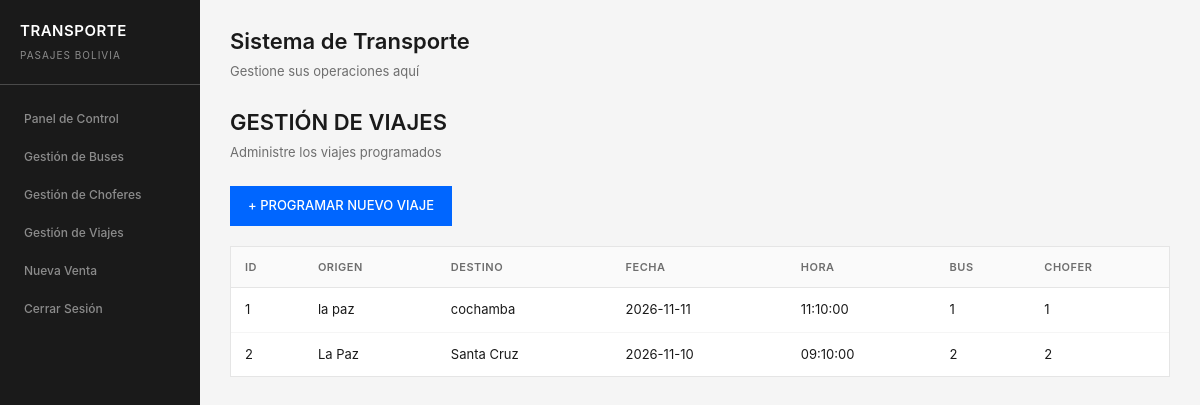
The app's page /viajes/ (signed in) with its own data.
### app/models/viaje.py (models this page shows)
class Viaje(db.Model):
    __tablename__ = 'viajes'
    id_viaje = db.Column(db.Integer, primary_key=True)
    origen = db.Column(db.String(50), nullable=False)
    destino = db.Column(db.String(50), nullable=False)
    fecha_viaje = db.Column(db.Date, nullable=False)
    hora_salida = db.Column(db.Time, nullable=False)
    id_bus = db.Column(db.Integer, db.ForeignKey('buses.id_bus'), nullable=False)
    id_chofer = db.Column(db.Integer, db.ForeignKey('choferes.id_chofer'), nullable=False)
    bus_obj = db.relationship('Bus', foreign_keys=[id_bus])
    chofer_obj = db.relationship('Chofer', foreign_keys=[id_chofer])

### app/routes/viajes.py (the view)
@bp.route('/')
def listar():
    from app.models.viaje import Viaje
    viajes = Viaje.query.order_by(Viaje.fecha_viaje.desc()).all()
    return render_template('viajes/listar.html', viajes=viajes)

### app/templates/viajes/listar.html
{% extends "base.html" %}
{% block content %}
<h1 class="page-title">GESTIÓN DE VIAJES</h1>
<p class="page-subtitle">Administre los viajes programados</p>
<a href="{{ url_for('viajes.crear') }}" class="btn btn-primary" style="width: auto; margin-bottom: 20px;">+ PROGRAMAR NUEVO VIAJE</a>
<div class="card">
    <table class="table">
        <thead>
            <tr>
                <th>ID</th>
                <th>ORIGEN</th>
                <th>DESTINO</th>
                <th>FECHA</th>
                <th>HORA</th>
                <th>BUS</th>
                <th>CHOFER</th>
            </tr>
        </thead>
        <tbody>
            {% for v in viajes %}
            <tr>
                <td>{{ v.id_viaje }}</td>
                <td>{{ v.origen }}</td>
                <td>{{ v.destino }}</td>
                <td>{{ v.fecha_viaje }}</td>
                <td>{{ v.hora_salida }}</td>
                <td>{{ v.id_bus }}</td>
                <td>{{ v.id_chofer }}</td>
            </tr>
            {% endfor %}
        </tbody>
    </table>
</div>
{% endblock %}

### app/static/css/style.css (style rules this page uses)
:root { --primary: #0066ff; --primary-dark: #0052cc; --primary-light: #3385ff; --success: #00a86b; --warning: #e6a700; --danger: #d93025; --dark: #1a1a1a; --dark-secondary: #333333; --gray-900: #1f1f1f; --gray-700: #4a4a4a; --gray-500: #6e6e6e; --gray-400: #8c8c8c; --gray-300: #c2c2c2; --gray-200: #e5e5e5; --gray-100: #f5f5f5; --gray-50: #fafafa; --white: #ffffff; }
* { box-sizing: border-box; margin: 0; padding: 0; }
body { font-family: -apple-system, BlinkMacSystemFont, 'Segoe UI', Roboto, sans-serif; background-color: var(--gray-100); color: var(--dark); font-size: 14px; line-height: 1.5; }
.btn { display: inline-flex; align-items: center; justify-content: center; padding: 10px 18px; font-size: 13px; font-weight: 500; cursor: pointer; border: none; text-decoration: none; transition: all 0.2s; }
.btn-primary { background: var(--primary); color: var(--white); }
.page-title { font-size: 22px; font-weight: 600; color: var(--dark); margin-bottom: 4px; }
.page-subtitle { font-size: 13px; color: var(--gray-500); margin-bottom: 24px; }
.card { background: var(--white); border: 1px solid var(--gray-200); margin-bottom: 20px; }
.table { width: 100%; border-collapse: collapse; }
.table th { padding: 12px 14px; text-align: left; font-size: 11px; font-weight: 600; color: var(--gray-500); text-transform: uppercase; letter-spacing: 0.5px; background: var(--gray-50); border-bottom: 1px solid var(--gray-200); }
.table td { padding: 12px 14px; border-bottom: 1px solid var(--gray-100); font-size: 13px; }
.table tr:last-child td { border-bottom: none; }

### records on screen
Viaje: id_viaje "1", origen "la paz", destino "cochamba", fecha_viaje "2026-11-11", hora_salida "11:10:00", id_bus "1", id_chofer "1"
Viaje: id_viaje "2", origen "La Paz", destino "Santa Cruz", fecha_viaje "2026-11-10", hora_salida "09:10:00", id_bus "2", id_chofer "2"
